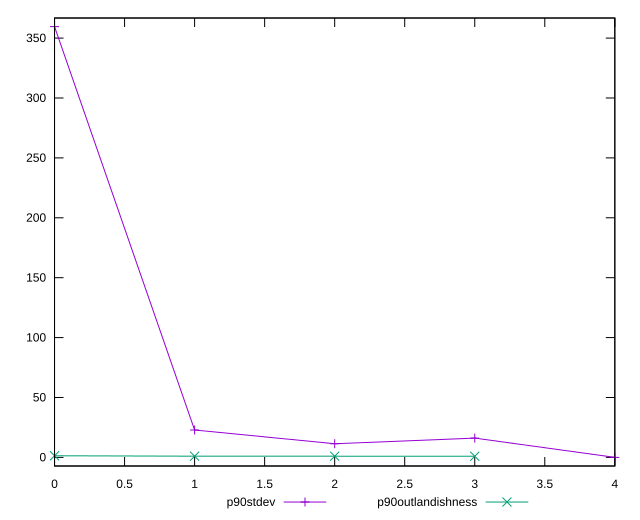

Recreate this plot in gnuplot.
reset

$p90Stdev <<EOF
0 359.567034921644
1 22.850035877360614
2 11.386132106527706
3 16.101050000975743
4 0
EOF

$p90Outlandishness <<EOF
0 1.3455079628880715
1 1.0033177969257954
2 0.985762699500668
3 0.9654803643623427
EOF

set key outside below
set xrange [0:4]
set yrange [-7.19134069843288:366.7583756200769]
set trange [-7.19134069843288:366.7583756200769]
set terminal svg size 640, 520 enhanced background rgb 'white'
set output "report_00009_2021-02-08T22-37-41.559Z/render-blocking-resources/progression/stddev.svg"

plot $p90Stdev title "p90stdev" with linespoints, \
     $p90Outlandishness title "p90outlandishness" with linespoints

reset
